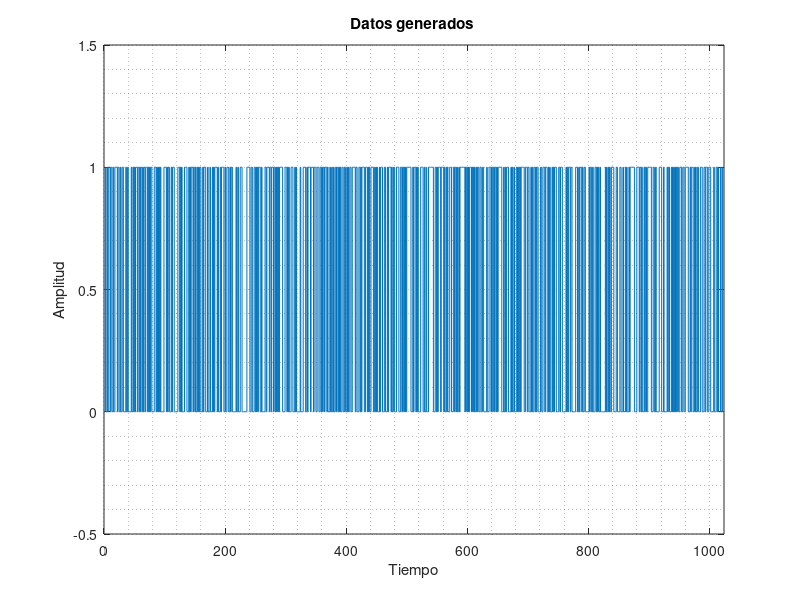
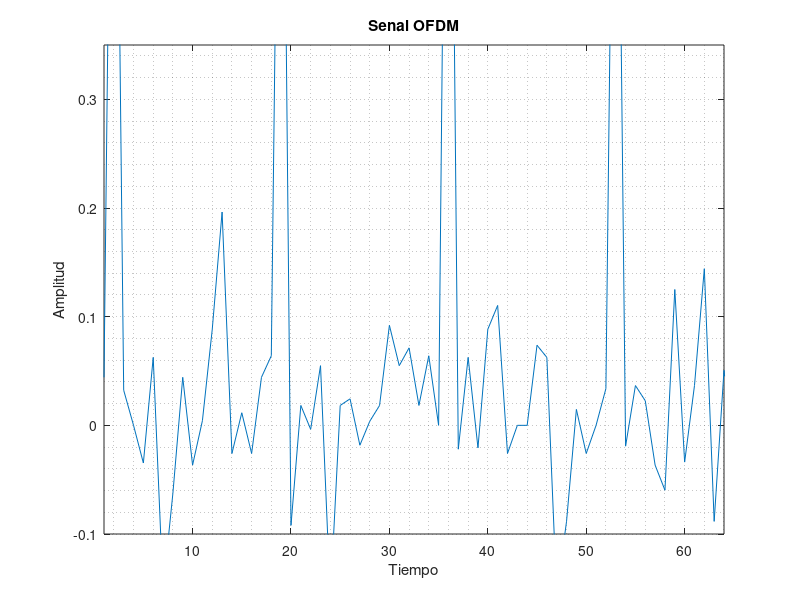
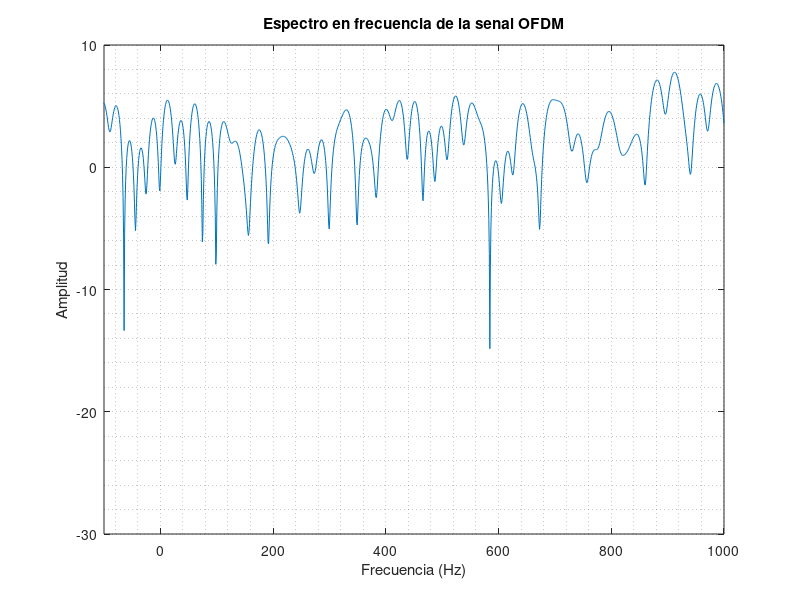
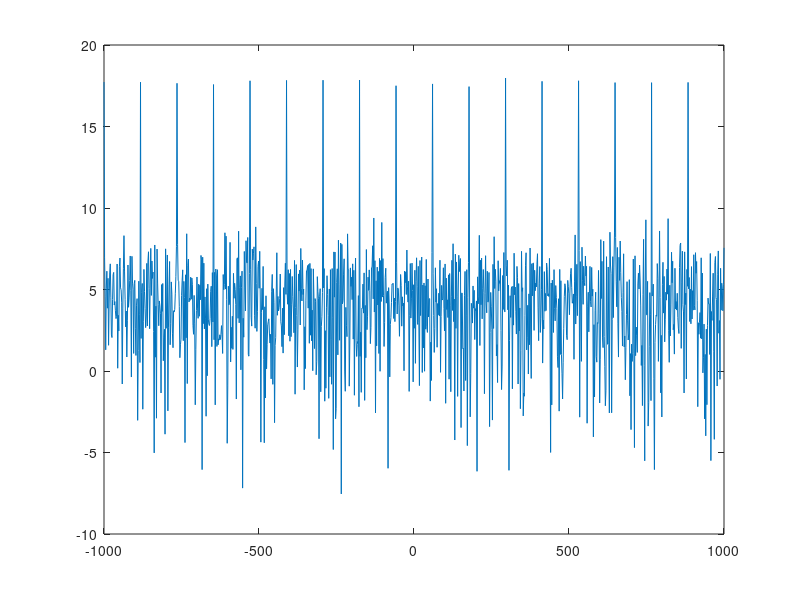

Here is the MATLAB script that generated these plots, in order:
clc;
clear all;
close all;

no_of_data_bits = 1024;%Numero de bits
M = 8; %Estado de modulacion
block_size = 16; %longitud para determinar el CP
cp_len = floor(0.1 * block_size); %Prefijo ciclico

% Etapa de transmision
data = randsrc(1, no_of_data_bits, 0:1); %generacion de bits aleatoriamente entre 1 y 0
figure(1),stairs(data); axis([0 length(data) -0.5 1.5]); grid minor; xlabel('Tiempo'); ylabel('Amplitud')
%Grafica de los datos generados 
title('Datos generados ')

% Modulacion M-PSK
opsk_modulated_data = pskmod(data, M);
% Convertir los datos serie a paralelo 
S2P = reshape(opsk_modulated_data, no_of_data_bits/64,64);

%designamos un numero determinado de portadoras
number_of_subcarriers=64;
%Obtenemos las longitudes del prefijo ciclico
cp_start=block_size-cp_len;


for i=1:number_of_subcarriers
ifft_Subcarrier(:,i) = ifft((S2P(:,i)),16);
% transformada inversa de fourier a los datos en paralelo
for j=1:cp_len
cyclic_prefix(j,i) = ifft_Subcarrier(j+cp_start,i);
%asiganacion del CP
end
Append_prefix(:,i) = vertcat( cyclic_prefix(:,i), ifft_Subcarrier(:,i));
%Datos con el CP
end

%conversion de paralelo a serie 
[rows_Append_prefix, cols_Append_prefix]=size(Append_prefix);
len_ofdm_data = rows_Append_prefix*cols_Append_prefix;

ofdm_signal = reshape(Append_prefix, 1, len_ofdm_data);
figure(2),plot((real(ofdm_signal)));axis([1 64 -0.1 0.35]); xlabel('Tiempo'); ylabel('Amplitud');
title('Senal OFDM');grid minor;
%obtencion de la senal OFDM en dominio del tiempo

%grafica del espectro en frecuencia 
figure(3)
%transforma de fourier 
tfsm=fft(real(ofdm_signal),1600/64 *length(real(ofdm_signal)));
tfsm = fftshift(tfsm); 
%asiganacion de los limites de para representarlo graficamente 
x1 = floor((1/2-(3*32/(2*1600)))*length(tfsm));
x2 = floor((1/2+(5*32/(2*1600)))*length(tfsm));
tfsm = tfsm(x1:x2);
%tratamiento de datos para poder crear un espacio vectorial
tfsm = 10*log10(abs(tfsm)); 
Fmd=linspace(-1000,1000,length(tfsm));
plot(Fmd,tfsm);
axis([-100 1000 -30 10]);
grid minor;
title('Espectro en frecuencia de la senal OFDM');
xlabel('Frecuencia (Hz)');
ylabel('Amplitud');


Fmd1=linspace(-1000,1000,length(ofdm_signal));
figure(4)
plot(Fmd1,10*log10(abs(fft(ofdm_signal))));
